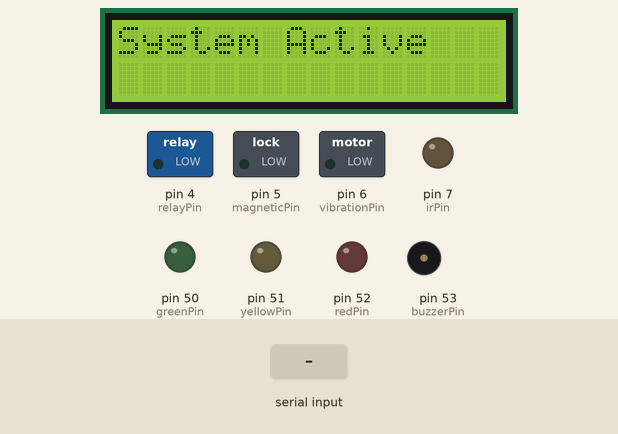
Simulated run of this sketch. Board: Arduino Mega 2560, built with avr-gcc and run on an emulated ATmega2560. Parts: 16×2 character LCD, switched loads named in the sketch (green lamp = pin HIGH), output pins drawn as LEDs (lit = HIGH), buzzer (waves = sounding, pin HIGH). Dashed ring = blinking. The inputs (shaded band) are chosen by the test bench. What the sketch prints to the serial monitor is not drawn.

Above: at 1.3 s.
2.8 s: "open" received over Serial
At 4.9 s:
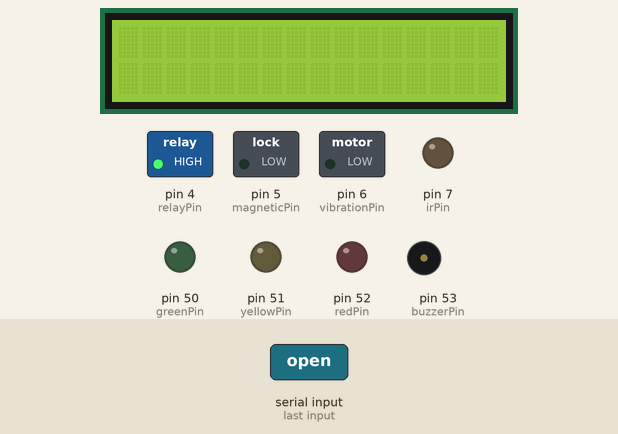
5.8 s: "close" received over Serial
At 7.06 s:
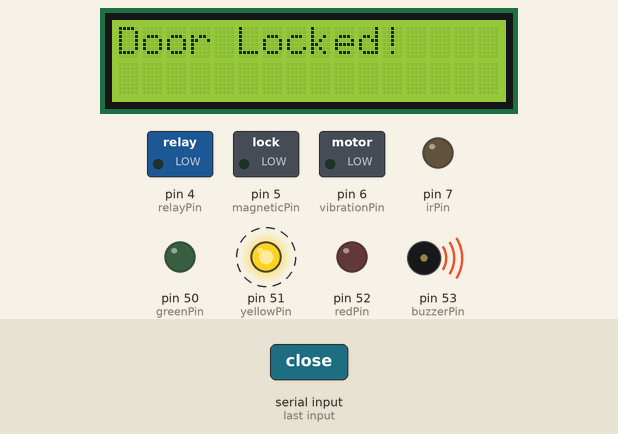
8.7 s: "OPEN" received over Serial
At 9.85 s:
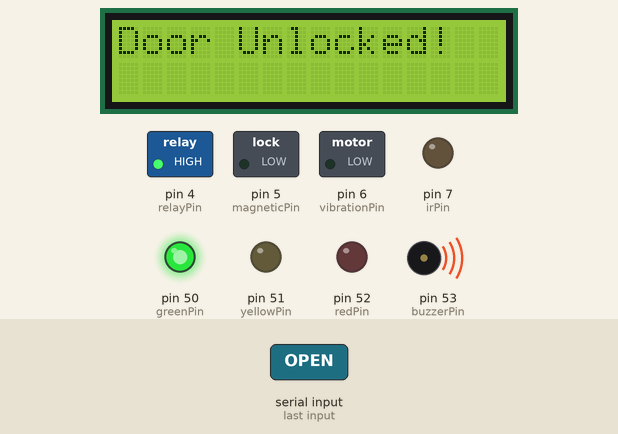
Timing chart, 0 to 13.3 s (numbered marks = the images above; inputs shaded):
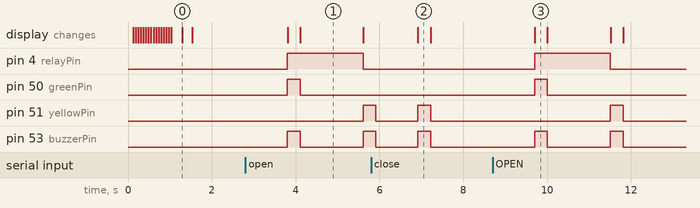

The sketch:

projectCode.ino
```cpp
#include <LiquidCrystal.h>
#include <SoftwareSerial.h>

// Sensor intialisation

const int relayPin = 4;
const int magneticPin = 5;
const int vibrationPin = 6;
const int irPin = 7;

// Lcd Display Connections

const int RS = 22;
const int EN = 23;
const int D4 = 24;
const int D5 = 25;
const int D6 = 26;
const int D7 = 27;

// Intaializing Lcd and Serial Connections
LiquidCrystal myLcd(RS, EN, D4, D5, D6, D7);
SoftwareSerial mySerial(2,3);

// Led intializing
const int greenPin = 50;
const int yellowPin = 51;
const int redPin = 52;
const int buzzerPin = 53;


// Decclaring Sesnor Variables
int vibrationValue;
int magneticValue;
int irValue;
String message;
int doorStatus = 0;
int timer;

// Setting up baudrate
const int baudRate1 = 19200;
const int baudRate2= 9600;

void setup()
{
  // Establishing Serial Connection
  Serial.begin(baudRate1);
  mySerial.begin(baudRate2);


  // Setting up the sensors based on their duty.

  pinMode(relayPin, OUTPUT);
  pinMode(magneticPin, OUTPUT);
  pinMode(vibrationPin, OUTPUT);
  pinMode(irPin, OUTPUT);
  pinMode(greenPin, OUTPUT);
  pinMode(yellowPin, OUTPUT);
  pinMode(redPin, OUTPUT);
  pinMode(buzzerPin, OUTPUT);

  digitalWrite(relayPin, LOW);
  digitalWrite(magneticPin, LOW);
  digitalWrite(vibrationPin, LOW);
  digitalWrite(irPin, LOW);
  digitalWrite(greenPin, LOW);
  digitalWrite(yellowPin, LOW);
  digitalWrite(redPin, LOW);
  digitalWrite(buzzerPin, LOW);

  myLcd.begin(16, 2);
  myLcd.clear();
  myLcd.setCursor(0, 0);

  myLcd.print("System Starting");
  myLcd.setCursor(0, 1);
  for (int i = 0; i <= 15; i++) {
    myLcd.print(".");
    delay(60);
  }

  myLcd.clear();
  myLcd.setCursor(0, 0);
  myLcd.print("Loading Completed! ");
  delay(250);
  myLcd.clear();
  myLcd.setCursor(0, 0);
  myLcd.print("System Active");
  delay(250);
  myLcd.clear();

}

void checkForThreat()
{
  vibrationValue = digitalRead(vibrationPin);
  magneticValue = digitalRead(magneticPin);

  while ((vibrationValue == 1 && doorStatus == 0) || (magneticValue == 1 && doorStatus == 0))
  {
    digitalWrite(greenPin, LOW);
    digitalWrite(yellowPin, LOW);
    digitalWrite(redPin, HIGH);
    digitalWrite(buzzerPin, HIGH);

    if (magneticValue == 1 && vibrationValue == 0 && doorStatus == 0 || magneticValue == 1 && vibrationValue == 1 && doorStatus == 0)
    {
      myLcd.clear();
      myLcd.setCursor(0, 0);
      myLcd.print("Threat Detected");
      myLcd.setCursor(0, 1);
      myLcd.print("Break In!");
      delay(100);
    }

    if (vibrationValue == 1 && magneticValue == 0 && doorStatus == 0)
    {
      myLcd.clear();
      myLcd.setCursor(0, 0);
      myLcd.print("Threat Detected");
      myLcd.setCursor(0, 1);
      myLcd.print("Tampering!");
      delay(100);
    }


    vibrationValue = digitalRead(vibrationPin);
    magneticValue = digitalRead(magneticPin);
  }
  myLcd.clear();
  digitalWrite(greenPin, LOW);
  digitalWrite(yellowPin, LOW);
  digitalWrite(redPin, LOW);
  digitalWrite(buzzerPin, LOW);
}

void unlock()
{

  digitalWrite(greenPin, HIGH);
  digitalWrite(yellowPin, LOW);
  digitalWrite(redPin, LOW);
  digitalWrite(buzzerPin, HIGH);
  digitalWrite(relayPin, HIGH);

  doorStatus = 1;

  myLcd.clear();
  myLcd.setCursor(0, 0);
  myLcd.print("Door Unlocked!");
  delay(300);

  digitalWrite(greenPin, LOW);
  digitalWrite(yellowPin, LOW);
  digitalWrite(redPin, LOW);
  digitalWrite(buzzerPin, LOW);
  myLcd.clear();
  timer = millis();

}

void lock()
{

  digitalWrite(greenPin, LOW);
  digitalWrite(yellowPin, HIGH);
  digitalWrite(redPin, LOW);
  digitalWrite(buzzerPin, HIGH);
  digitalWrite(relayPin, LOW);

  doorStatus = 0;
  myLcd.clear();
  myLcd.setCursor(0, 0);
  myLcd.print("Door Locked!");
  delay(300);

  digitalWrite(redPin, LOW);
  digitalWrite(greenPin, LOW);
  digitalWrite(yellowPin, LOW);
  digitalWrite(buzzerPin, LOW);
  myLcd.clear();

}

void invalid()
{

  digitalWrite(greenPin, LOW);
  digitalWrite(yellowPin, HIGH);
  digitalWrite(redPin, HIGH);
  digitalWrite(buzzerPin, HIGH);
  digitalWrite(relayPin, LOW);

  doorStatus = 0;
  myLcd.clear();
  myLcd.setCursor(0, 0);
  myLcd.print("Invalid Entry!");
  delay(300);
  myLcd.clear();
  myLcd.setCursor(0, 0);
  myLcd.print("Door Locked!");
  delay(300);

  digitalWrite(greenPin, LOW);
  digitalWrite(yellowPin, LOW);
  digitalWrite(redPin, LOW);
  digitalWrite(buzzerPin, LOW);
  digitalWrite(relayPin, LOW);
  myLcd.clear();

}
void autoTimer() {

  while ((millis() - timer >= 1500) && doorStatus == 1) {

      if ( magneticValue == 0)
      {
        doorStatus = 0;
        digitalWrite(greenPin, LOW);
        digitalWrite(yellowPin, HIGH);
        digitalWrite(redPin, LOW);
        digitalWrite(buzzerPin, HIGH);
        digitalWrite(relayPin, LOW);

        myLcd.clear();
        myLcd.setCursor(0, 0);
        myLcd.print("Auto Lock");
        myLcd.setCursor(0, 1);
        myLcd.print("Activated!");

        delay(300);

        digitalWrite(greenPin, LOW);
        digitalWrite(yellowPin, LOW);
        digitalWrite(redPin, LOW);
        digitalWrite(buzzerPin, LOW);
        digitalWrite(relayPin, LOW);
        break;
      }
      if ( magneticValue == 1)
      {
        digitalWrite(greenPin, LOW);
        digitalWrite(yellowPin, HIGH);
        digitalWrite(redPin, HIGH);
        digitalWrite(buzzerPin, HIGH);
        digitalWrite(relayPin, LOW);

        doorStatus = 1;
        myLcd.clear();
        myLcd.setCursor(0, 0);
        myLcd.print("Auto Lock!");
        myLcd.setCursor(0, 1);
        myLcd.print("Not Activated");
        delay(300);
        myLcd.clear();
        myLcd.setCursor(0, 0);
        myLcd.print("Please!");
        myLcd.setCursor(0, 1);
        myLcd.print("Close The Door");
        delay(300);

        digitalWrite(greenPin, LOW);
        digitalWrite(yellowPin, LOW);
        digitalWrite(redPin, LOW);
        digitalWrite(buzzerPin, LOW);
        digitalWrite(relayPin, LOW);
        myLcd.clear();
        break;
      }
  }
}

void fromInside() {

  vibrationValue = digitalRead(vibrationPin);
  magneticValue = digitalRead(magneticPin);
  irValue = digitalRead(irPin);

  if (irValue == 1 && doorStatus == 0 && vibrationValue == 0 && magneticValue == 0) {

    digitalWrite(greenPin, HIGH);
    digitalWrite(yellowPin, LOW);
    digitalWrite(redPin, LOW);
    digitalWrite(buzzerPin, HIGH);
    digitalWrite(relayPin, HIGH);

    doorStatus = 1;

    myLcd.clear();
    myLcd.setCursor(0, 0);
    myLcd.print("Door Unlocked!");
    myLcd.setCursor(0, 1);
    myLcd.print("From Inside");
    delay(300);

    digitalWrite(greenPin, LOW);
    digitalWrite(yellowPin, LOW);
    digitalWrite(redPin, LOW);
    digitalWrite(buzzerPin, LOW);
    myLcd.clear();
    timer = millis();
  }

}

void loop()
{
  Serial.print("Enter the command: ");
  while (Serial.available() == 0)
  {
    fromInside();
    checkForThreat();
    autoTimer();
  }
  message = Serial.readString();
  Serial.println(message);
  if (message == "open" || message == "OPEN" || message == "Open")
  {
    unlock();
  }
  else if (message == "close" || message == "CLOSE" || message == "Close")
  {
    lock();
  }
  else
  {
    invalid();
  }
}
```

Measured:
- after the input at 2.8 s, pin 4 (relayPin): LOW → HIGH after 1.0 s, → LOW 1.8 s later; pin 50 (greenPin): LOW → HIGH after 1.0 s, → LOW 0.30 s later; pin 51 (yellowPin): LOW → HIGH after 2.8 s; pin 53 (buzzerPin): LOW → HIGH after 1.0 s, → LOW 0.30 s later, → HIGH 1.5 s later; the display: first changes after 1.0 s (image 1 shows a later state)
- after the input at 5.8 s, the display: changes after 1.1 s (image 2)
- after the input at 8.7 s, pin 4 (relayPin): LOW → HIGH after 1.0 s, → LOW 1.8 s later; pin 50 (greenPin): LOW → HIGH after 1.0 s, → LOW 0.30 s later
- what the display in image 1 shows lasts 1.5 s, from 4.1 s to 5.6 s
